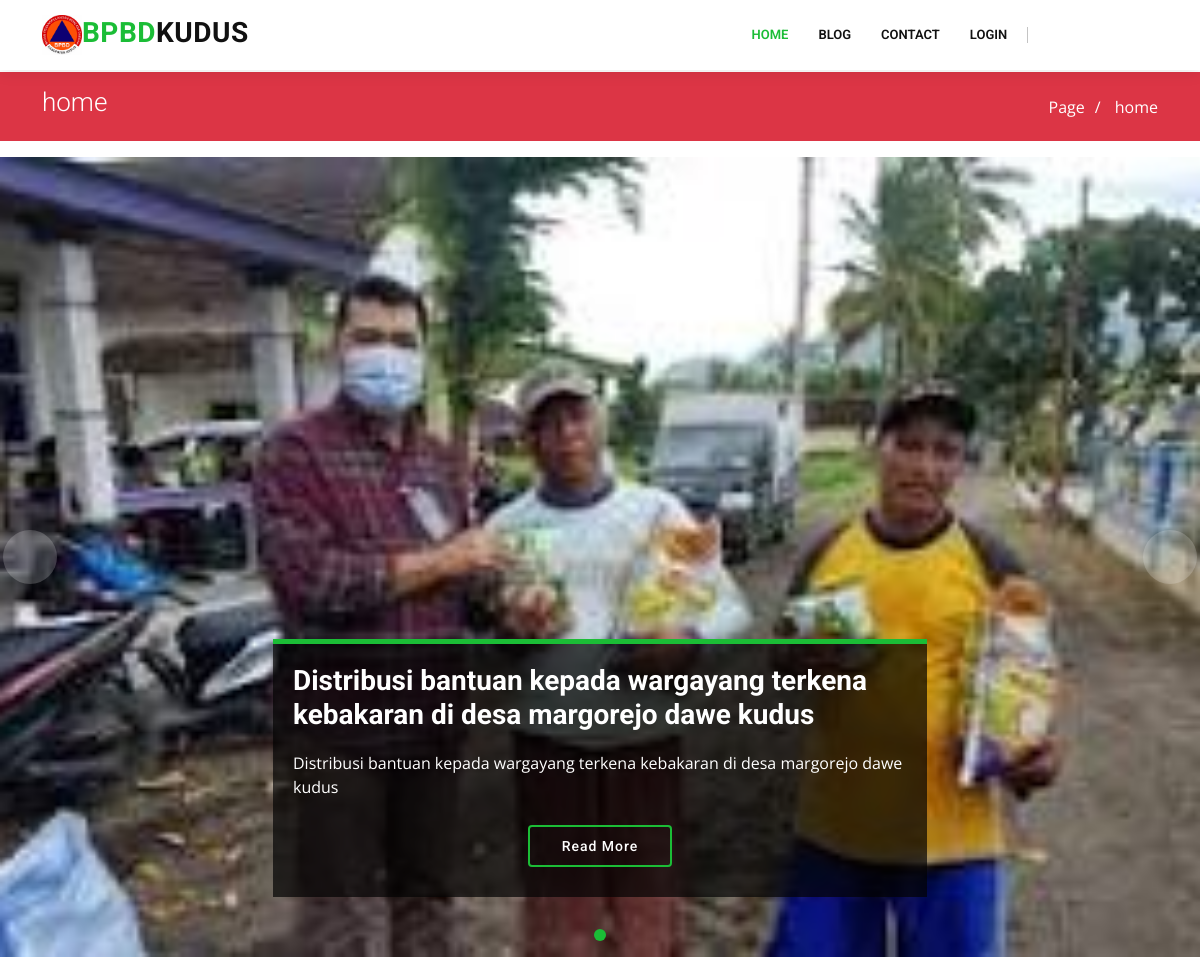
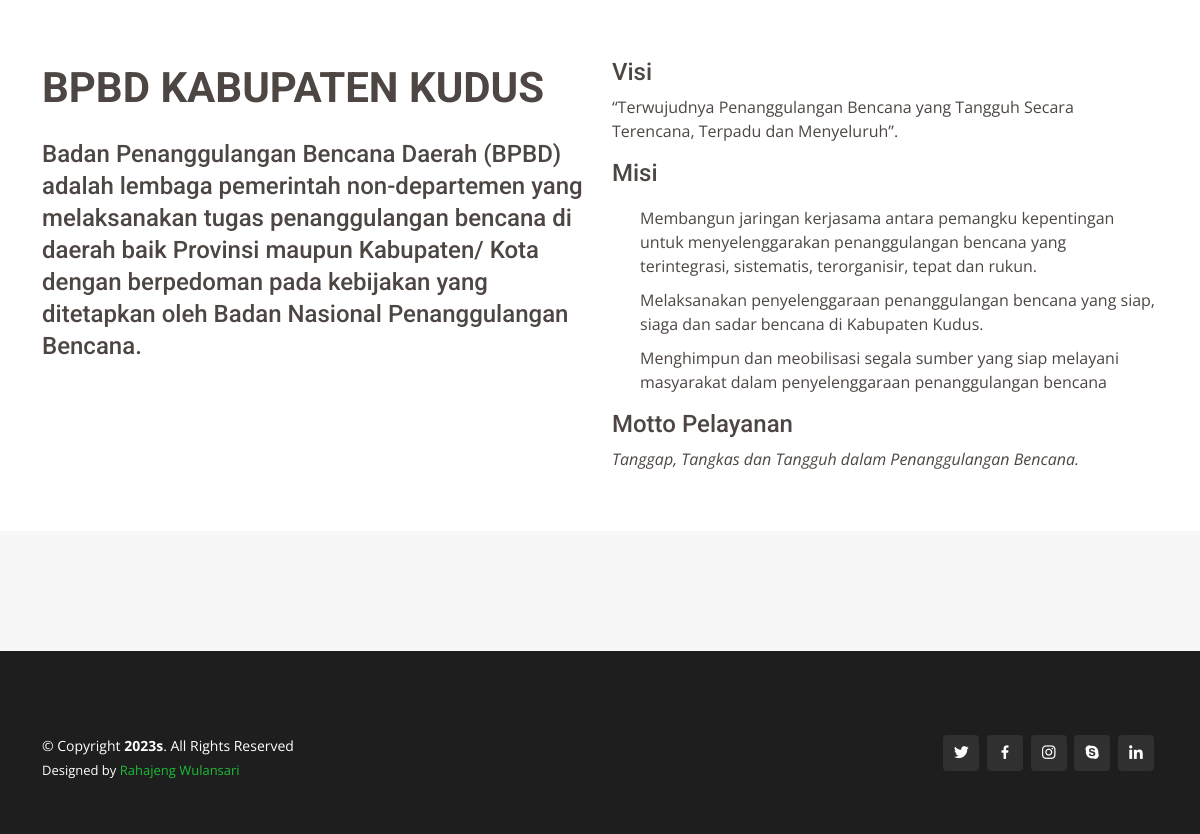
Page /?pages=home on the committed database (2 pictures, top to bottom).
### tables this page shows
CREATE TABLE `publikasi` (
  `id_publikasi` int(11) NOT NULL,
  `id_distribusi` int(11) DEFAULT NULL,
  `judul` varchar(255) DEFAULT NULL,
  `kutipan` varchar(255) DEFAULT NULL,
  `kategori` varchar(100) DEFAULT NULL,
  `isi` text DEFAULT NULL,
  `gambar` text DEFAULT NULL,
  `created_at` timestamp NULL DEFAULT NULL,
  `updated_at` timestamp NULL DEFAULT current_timestamp(),
  `tanggal_publikasi` date DEFAULT NULL
);

### config/config.php (called while the page is built, shortened)
<?php
class Config {
    public function UrlWeb(){
        $url = "http://localhost/pengaduan-bpbd";
        return $url;
    }
    public function TemplatePages($page){
        $url = $this->UrlWeb();
        include "views/pages/templates/header.php";
        include "views/pages/templates/navbar.php";
        include "views/pages/templates/breadcrumb.php";
        include $page;
        include "views/pages/templates/footer.php";
    }
}

### function.php (called while the page is built, shortened)
<?php
function Querysatudata($query){
    $koneksi = mysqli_connect("localhost","root","","pengaduan-bpbd");
    $query_cek = mysqli_query($koneksi, $query);
    return mysqli_fetch_array($query_cek, MYSQLI_BOTH);
}

### views/pages/index.php (the view, shortened to what this page needs)
<section id="hero" class="mt-3">
  <div id="heroCarousel" data-bs-interval="5000" class="carousel slide carousel-fade" data-bs-ride="carousel">
    <div class="carousel-inner" role="listbox">
      <?php
      $slider_publikasi1 = Querysatudata("SELECT * FROM publikasi ORDER BY id_publikasi DESC LIMIT 1");
      ?>
      <div class="carousel-item active" style="background-image: url(<?= $url ?>/gambar/publikasi/<?= $slider_publikasi1['gambar'] ?>);">
        <div class="carousel-container">
          <div class="carousel-content animate__animated animate__fadeInUp">
            <h2><?= $slider_publikasi1["judul"] ?></h2>
            <p><?= $slider_publikasi1['kutipan'] ?></p>
            <div class="text-center"><a href="<?= $url ?>/?pages=blog_post&id=<?= $slider_publikasi1['id_publikasi'] ?>" class="btn-get-started">Read More</a></div>
          </div>
        </div>
      </div>
    </div>
    <a class="carousel-control-prev" href="#heroCarousel" role="button" data-bs-slide="prev">
      <span class="carousel-control-prev-icon bi bi-chevron-left" aria-hidden="true"></span>
    </a>
    <a class="carousel-control-next" href="#heroCarousel" role="button" data-bs-slide="next">
      <span class="carousel-control-next-icon bi bi-chevron-right" aria-hidden="true"></span>
    </a>
    <ol class="carousel-indicators" id="hero-carousel-indicators"></ol>
  </div>
</section>
<main id="main">
  <section id="about-us" class="about-us">
    <div class="container" data-aos="fade-up">
      <div class="row content">
        <div class="col-lg-6" data-aos="fade-right">
          <h2>BPBD KABUPATEN KUDUS</h2>
          <h3>Badan Penanggulangan Bencana Daerah (BPBD) adalah lembaga pemerintah non-departemen yang melaksanakan tugas penanggulangan bencana di daerah baik Provinsi maupun Kabupaten/ Kota dengan berpedoman pada kebijakan yang ditetapkan oleh Badan Nasional Penanggulangan Bencana.</h3>
        </div>
        <div class="col-lg-6 pt-4 pt-lg-0" data-aos="fade-left">
          <h4>Visi</h4>
          <p>
            “Terwujudnya Penanggulangan Bencana yang Tangguh Secara Terencana, Terpadu dan Menyeluruh”.
           </p>
          <h4>Misi</h4>
          <ul>
            <li><i class="ri-check-double-line"></i>Membangun jaringan kerjasama antara pemangku kepentingan untuk menyelenggarakan penanggulangan bencana yang terintegrasi, sistematis, terorganisir, tepat dan rukun.</li>
            <li><i class="ri-check-double-line"></i>Melaksanakan penyelenggaraan penanggulangan bencana yang siap, siaga dan sadar bencana di Kabupaten Kudus.</li>
            <li><i class="ri-check-double-line"></i>Menghimpun dan meobilisasi segala sumber yang siap melayani masyarakat dalam penyelenggaraan penanggulangan bencana</li>
          </ul>
          <h4>Motto Pelayanan</h4>
          <p class="fst-italic">
            Tanggap, Tangkas dan Tangguh dalam Penanggulangan Bencana.
          </p>
        </div>
      </div>
    </div>
  </section>
  <section id="services" class="services section-bg">
  </section>
</main>

### assets/pages/assets/css/style.css (style rules this page uses)
body { font-family: "Open Sans", sans-serif; color: #4d4643; }
a { color: #1bbd36; text-decoration: none; }
h1, h2, h3, h4, h5, h6 { font-family: "Roboto", sans-serif; }
#hero { width: 100%; height: 100vh; background-color: rgba(0, 0, 0, 0.8); overflow: hidden; position: relative; }
#hero .carousel, #hero .carousel-inner, #hero .carousel-item, #hero .carousel-item::before { background-size: cover; background-position: center; background-repeat: no-repeat; position: absolute; top: 0; right: 0; left: 0; bottom: 0; }
#hero .carousel-container { display: flex; align-items: flex-end; justify-content: center; position: absolute; bottom: 60px; top: 70px; left: 55px; right: 55px; }
#hero .carousel-content { background: rgba(4, 4, 4, 0.7); padding: 20px; color: #fff; border-top: 5px solid #1bbd36; }
#hero .carousel-content h2 { color: #fff; margin-bottom: 20px; font-size: 28px; font-weight: 700; }
#hero .btn-get-started { font-family: "Roboto", sans-serif; font-weight: 500; font-size: 14px; letter-spacing: 1px; display: inline-block; padding: 12px 32px; border-radius: 4px; transition: 0.5s; line-height: 1; margin: 10px; color: #fff; -webkit-animation-delay: 0.8s; animation-delay: 0.8s; border: 2px solid #1bbd36; }
#hero .carousel-inner .carousel-item { transition-property: opacity; background-position: center top; }
#hero .carousel-inner .carousel-item, #hero .carousel-inner .active.carousel-item-start, #hero .carousel-inner .active.carousel-item-end { opacity: 0; }
#hero .carousel-inner .active, #hero .carousel-inner .carousel-item-next.carousel-item-start, #hero .carousel-inner .carousel-item-prev.carousel-item-end { opacity: 1; transition: 0.5s; }
#hero .carousel-control-next-icon, #hero .carousel-control-prev-icon { background: none; font-size: 30px; line-height: 0; width: auto; height: auto; background: rgba(255, 255, 255, 0.4); border-radius: 50px; transition: 0.3s; color: rgba(255, 255, 255, 0.6); width: 54px; height: 54px; display: flex; align-items: center; justify-content: center; }
@media (min-width: 1024px) { #hero .carousel-content { width: 60%; } }
@media (min-width: 1024px) { #hero .carousel-control-prev, #hero .carousel-control-next { width: 5%; } }
section { padding: 60px 0; overflow: hidden; }
.section-bg { background-color: #f7f7f7; }
.about-us .content h2 { font-weight: 700; font-size: 42px; line-height: 60px; margin-bottom: 20px; text-transform: uppercase; }
.about-us .content h3 { font-weight: 500; line-height: 32px; font-size: 24px; }
.about-us .content ul { list-style: none; padding: 0; }
.about-us .content ul li { padding: 10px 0 0 28px; position: relative; }
.about-us .content ul i { left: 0; top: 7px; position: absolute; font-size: 20px; color: #1bbd36; }
.about-us .content p:last-child { margin-bottom: 0; }

### rows in the picture
publikasi: gambar (picture), judul "Distribusi bantuan kepada wargayang terkena kebakaran di desa margorejo dawe kudus", kutipan "Distribusi bantuan kepada wargayang terkena kebakaran di desa margorejo dawe kudus"

### other values in the picture
$page_beadcrambs "home"
